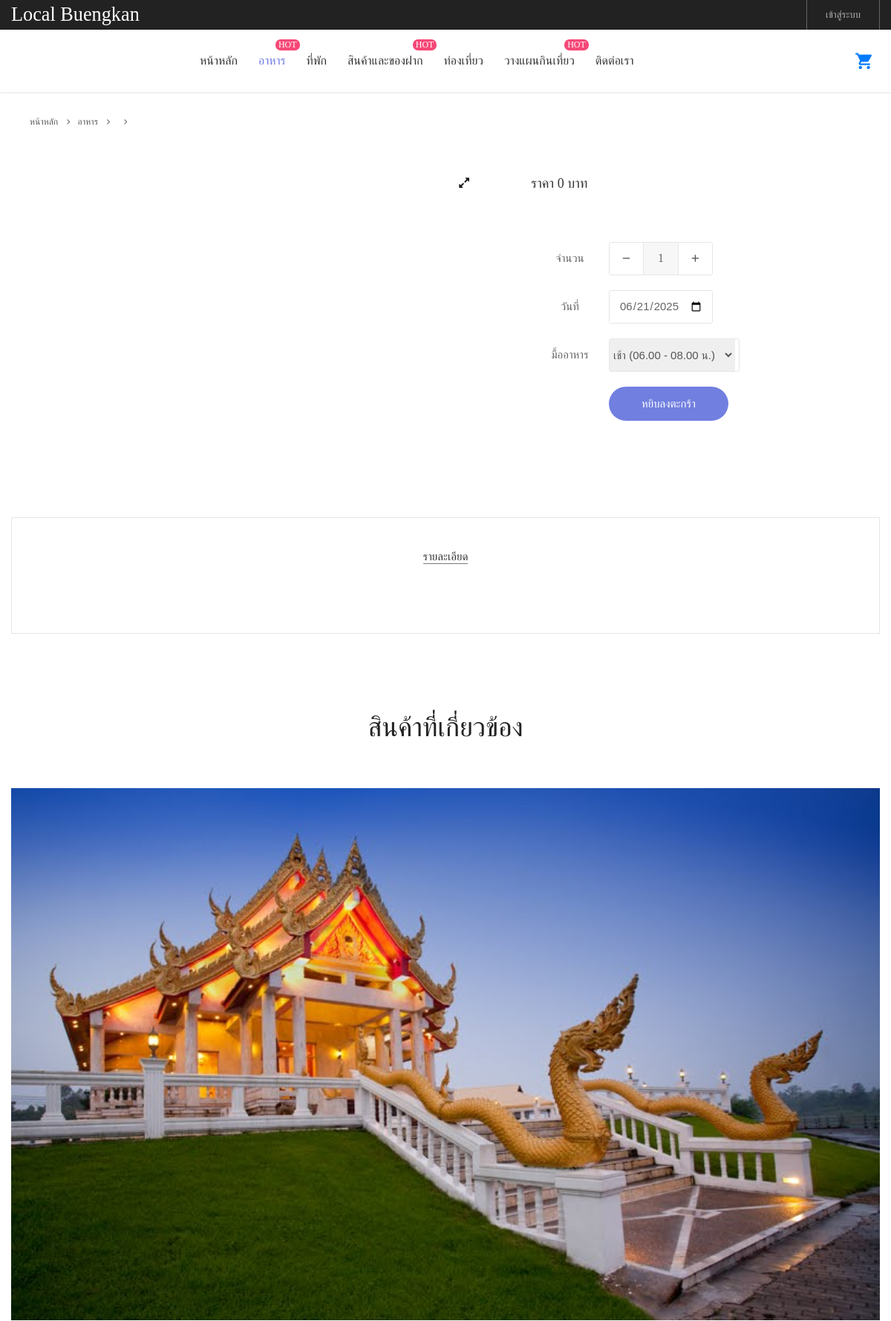
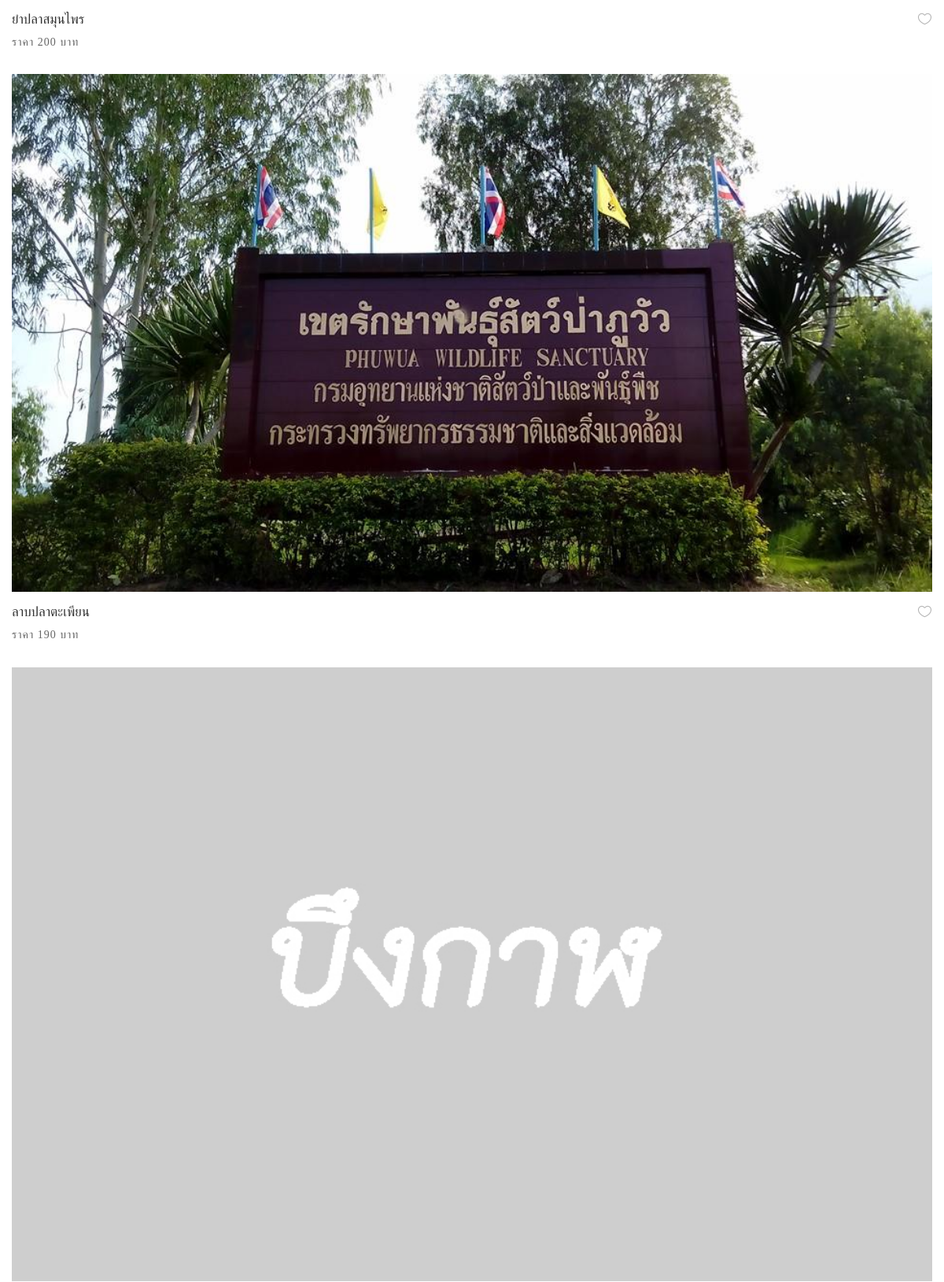
Page /food_detail.php (upper part) on the committed database (2 pictures, top to bottom).
### tables this page shows
CREATE TABLE `foods` (
  `f_id` int(7) NOT NULL,
  `f_name` varchar(200) NOT NULL,
  `f_detail` text NOT NULL,
  `f_ingredients` text NOT NULL,
  `f_price` int(7) NOT NULL,
  `f_daterecord` datetime NOT NULL,
  `f_pictures` varchar(255) NOT NULL,
  `f_calorie` int(8) NOT NULL,
  `fc_id` int(7) NOT NULL,
  `c_id` int(7) NOT NULL COMMENT 'เจ้าของอาหาร'
);

### food_detail.php (the view, shortened to what this page needs)
<?php
include_once("connectdb.php");
$fid = isset($_GET['fid']) ? (int)$_GET['fid'] : 0;
$stmt = $conn->prepare("SELECT * FROM foods AS f INNER JOIN foods_category AS fc ON f.fc_id=fc.fc_id  WHERE f.f_id = ?");
$stmt->bind_param("i", $fid);
$stmt->execute();
$result = $stmt->get_result();
$row = $result->fetch_assoc();
?>
<!DOCTYPE html>
<html lang="en">
<head>
	<link rel="stylesheet" type="text/css" href="vendor/bootstrap/css/bootstrap.min.css">
	<link rel="stylesheet" type="text/css" href="fonts/font-awesome-4.7.0/css/font-awesome.min.css">
	<link rel="stylesheet" type="text/css" href="fonts/iconic/css/material-design-iconic-font.min.css">
	<link rel="stylesheet" type="text/css" href="fonts/linearicons-v1.0.0/icon-font.min.css">
	<link rel="stylesheet" type="text/css" href="vendor/animate/animate.css">
	<link rel="stylesheet" type="text/css" href="vendor/css-hamburgers/hamburgers.min.css">
	<link rel="stylesheet" type="text/css" href="vendor/animsition/css/animsition.min.css">
	<link rel="stylesheet" type="text/css" href="vendor/select2/select2.min.css">
	<link rel="stylesheet" type="text/css" href="vendor/daterangepicker/daterangepicker.css">
	<link rel="stylesheet" type="text/css" href="vendor/slick/slick.css">
	<link rel="stylesheet" type="text/css" href="vendor/MagnificPopup/magnific-popup.css">
	<link rel="stylesheet" type="text/css" href="vendor/perfect-scrollbar/perfect-scrollbar.css">
	<link rel="stylesheet" type="text/css" href="css/util.css">
	<link rel="stylesheet" type="text/css" href="css/main.css">
</head>
<body class="animsition">
<?php include("header.php"); ?>
	<div class="container">
		<div class="bread-crumb flex-w p-l-25 p-r-15 p-t-30 p-lr-0-lg">
			<a href="index.php" class="stext-109 cl8 hov-cl1 trans-04">
				หน้าหลัก
				<i class="fa fa-angle-right m-l-9 m-r-10" aria-hidden="true"></i>
			</a>
			<a href="foods.php" class="stext-109 cl8 hov-cl1 trans-04">
				อาหาร
				<i class="fa fa-angle-right m-l-9 m-r-10" aria-hidden="true"></i>
			</a>
			<a href="#" class="stext-109 cl8 hov-cl1 trans-04">
				<i class="fa fa-angle-right m-l-9 m-r-10" aria-hidden="true"></i>
			</a>
		</div>
	</div>
	<section class="sec-product-detail bg0 p-t-40 p-b-60">
		<div class="container">
			<div class="row">
				<div class="col-md-6 col-lg-7 p-b-30">
					<div class="p-l-25 p-r-30 p-lr-0-lg">
						<div class="wrap-slick3 flex-sb flex-w">
							<div class="wrap-slick3-dots"></div>
							<div class="slick3 gallery-lb">
<?php
    $pictures = explode(";", $row['f_pictures']);
    foreach ($pictures as $picture) {
?>
								<div class="item-slick3" data-thumb="images/foods/<?=$picture;?>">
									<div class="wrap-pic-w pos-relative">
										<a class="flex-c-m size-108 how-pos1 bor0 fs-16 cl10 bg0 hov-btn3 trans-04" href="images/foods/<?=$picture;?>">
											<i class="fa fa-expand"></i>
										</a>
									</div>
								</div>
<?php }  ?>
							</div>
						</div>
					</div>
				</div>
				<div class="col-md-6 col-lg-5 p-b-30">
					<div class="p-r-50 p-t-5 p-lr-0-lg">
						<h4 class="mtext-105 cl2 js-name-detail p-b-14">
						</h4>
						<span class="mtext-106 cl2">
							ราคา <?=number_format($row['f_price'],0);?> บาท
						</span>
						<p class="stext-102 cl3 p-t-23">
						</p>
							<div class="p-t-33">
								<div class="flex-w flex-r-m p-b-0">
									<div class="size-203 flex-c-m respon6">
										จำนวน
									</div>
									<div class="size-204 respon6-next">
<div class="wrap-num-product flex-w m-r-20 m-tb-10">
											<div class="btn-num-product-down cl8 hov-btn3 trans-04 flex-c-m">
												<i class="fs-16 zmdi zmdi-minus"></i>
											</div>
											<input class="mtext-104 cl3 txt-center num-product" type="number" name="num-product" id="q_food_<?=$row['f_id'];?>" value="1" min="1" step="1">
											<div class="btn-num-product-up cl8 hov-btn3 trans-04 flex-c-m">
												<i class="fs-16 zmdi zmdi-plus"></i>
											</div>
										</div>
									</div>
								</div>
								<div class="flex-w flex-r-m p-b-0">
									<div class="size-203 flex-c-m respon6">
										วันที่
									</div>
									<div class="size-204">
<div class="wrap-num-product flex-w m-r-20 m-tb-10">
								<input class="cl3 txt-center" type="date" name="datereserve" id="d_food_<?=$row['f_id'];?>" min="<?php echo date('Y-m-d'); ?>" value="<?php echo date('Y-m-d'); ?>" required>
										</div>
									</div>
								</div>
								<div class="flex-w flex-r-m p-b-10">
									<div class="size-203 flex-c-m respon6">
										มื้ออาหาร
									</div>
									<div class="size-204">
                                        <div class="wrap-num-product flex-w m-r-20 m-tb-10" style="width: 176px;">
                                        <select id="r_food_<?=$row['f_id'];?>" style="border-color: #EFEFEF; color: #555555">
                                            <option value="Breakfast">เช้า (06.00 - 08.00 น.)</option>
                                        </select>
										</div>
									</div>
								</div>
								<div class="flex-w flex-r-m p-b-10">
									<div class="size-204 flex-w flex-m respon6-next">
										<button class="flex-c-m stext-101 cl0 size-101 bg1 bor1 hov-btn1 p-lr-15 trans-04 js-addcart-detail" onclick="addToCart(<?=$row['f_id'];?>, 'q_food_<?=$row['f_id'];?>', 'd_food_<?=$row['f_id'];?>', 'r_food_<?=$row['f_id'];?>');">
											หยิบลงตะกร้า
										</button>
									</div>
								</div>
							</div>
						<div class="flex-w flex-m p-l-100 p-t-40 respon7">
						</div>
					</div>
				</div>
			</div>
			<div class="bor10 m-t-50 p-t-43 p-b-40">
				<div class="tab01">
					<ul class="nav nav-tabs" role="tablist">
						<li class="nav-item p-b-10">
							<a class="nav-link active" data-toggle="tab" href="#description" role="tab">รายละเอียด</a>
						</li>
					</ul>
					<div class="tab-content p-t-43">
					</div>
				</div>
			</div>
		</div>
	</section>
	<section class="sec-relate-product bg0 p-t-45 p-b-105">
		<div class="container">
			<div class="p-b-45">
				<h3 class="ltext-106 cl5 txt-center">
					สินค้าที่เกี่ยวข้อง<?php  ?>
				</h3>
			</div>
			<div class="wrap-slick2">
				<div class="slick2">
<?php
$stmt2 = $conn->prepare("SELECT * FROM `foods` ORDER BY RAND() LIMIT 8;");
$stmt2->execute();
$result2 = $stmt2->get_result();
while ($row2 = $result2->fetch_assoc()) {
    $pic = explode(";",$row2['f_pictures']);
?>
					<div class="item-slick2 p-l-15 p-r-15 p-t-15 p-b-15">
						<div class="block2">
							<div class="block2-pic hov-img0">
								<img src="images/foods/<?=$pic[0];?>" alt="<?=$row2['f_name'];?>">
							</div>
							<div class="block2-txt flex-w flex-t p-t-14">
								<div class="block2-txt-child1 flex-col-l ">
									<a href="food_detail.php?fid=<?=$row2['f_id'];?>" class="stext-104 cl4 hov-cl1 trans-04 js-name-b2 p-b-6">
										<?=$row2['f_name'];?>
									</a>
									<span class="stext-105 cl3">
										ราคา <?=number_format($row2['f_price'],0);?> บาท
									</span>
								</div>
								<div class="block2-txt-child2 flex-r p-t-3">
									<a href="#" class="btn-addwish-b2 dis-block pos-relative js-addwish-b2">
										<img class="icon-heart1 dis-block trans-04" src="images/icons/icon-heart-01.png" alt="ICON">
									</a>
								</div>
							</div>
						</div>
					</div>
<?php } ?>
				</div>
			</div>
		</div>
	</section>
</body>
</html>

### css/main.css (style rules this page uses)
.container { max-width: 1380px; }
@media (max-width: 1600px) { .container { max-width: 1200px; } }
.wrap-slick2 { position: relative; margin-right: -15px; margin-left: -15px; }
.wrap-slick3 { position: relative; }
.wrap-slick3-dots { width: 11.111111%; }
.slick3 { width: 83.333333%; }
.tab01 .nav-tabs { display: -webkit-box; display: -webkit-flex; display: -moz-box; display: -ms-flexbox; display: flex; flex-wrap: wrap; justify-content: center; align-items: center; border: none; }
.tab01 .nav-tabs .nav-item { margin: 0px 15px; }
.tab01 .nav-link { font-family: Poppins-Regular; font-size: 15px; color: #888; line-height: 1.2; padding: 0; border-radius: 0px; border: none; border-bottom: 1px solid transparent; -webkit-transition: all 0.4s; -o-transition: all 0.4s; -moz-transition: all 0.4s; transition: all 0.4s; }
.tab01 .nav-link.active { color: #333; border-color: #797979; }
.wrap-num-product { width: 140px; height: 45px; border: 1px solid #e6e6e6; border-radius: 3px; overflow: hidden; }
.btn-num-product-up, .btn-num-product-down { width: 45px; height: 100%; cursor: pointer; }
.num-product { width: calc(100% - 90px); height: 100%; border-left: 1px solid #e6e6e6; border-right: 1px solid #e6e6e6; background-color: #f7f7f7; }
input.num-product { -moz-appearance: textfield; appearance: none; -webkit-appearance: none; }
.block2-pic { position: relative; }
.block2-txt-child1 { width: calc(100% - 30px); }
.block2-txt-child2 { width: 30px; }
.cl0 { color: #fff; }
.cl2 { color: #333; }
.cl3 { color: #666; }
.cl4 { color: #333; }
.cl5 { color: #222; }
.cl8 { color: #555; }
.cl10 { color: #1d1d1d; }
.stext-101 { font-family: Poppins-Medium; font-size: 15px; line-height: 1.466667; text-transform: uppercase; }
.stext-102 { font-family: Poppins-Regular; font-size: 14px; line-height: 1.7; }
.stext-104 { font-family: Poppins-Regular; font-size: 17px; line-height: 1.466667; }
.stext-105 { font-family: Poppins-Regular; font-size: 14px; line-height: 1.466667; letter-spacing: 1px; }
.stext-109 { font-family: Poppins-Regular; font-size: 12px; line-height: 1.833333; }
.mtext-104 { font-family: Poppins-Medium; font-size: 16px; line-height: 1.6; }
.mtext-105 { font-family: Poppins-Regular; font-size: 24px; line-height: 1.5; }
.mtext-106 { font-family: Poppins-SemiBold; font-size: 18px; line-height: 1.388888; }
.ltext-106 { font-family: Poppins-Bold; font-size: 36px; line-height: 1.2; }
.size-101 { min-width: 161px; height: 46px; }
.size-108 { width: 40px; height: 40px; }
.size-203 { width: 105px; }
.size-204 { width: calc(100% - 105px); }
.bg0 { background-color: #fff; }
.bg1 { background-color: #717fe0; }
.bor0 { border-radius: 50%; }
.bor1 { border-radius: 23px; }
.bor10 { border: 1px solid #e6e6e6; }
.how-pos1 { position: absolute; top: 10px; right: 10px; }
.hov-img0 { display: block; overflow: hidden; }
.hov-img0 img { width: 100%; -webkit-transition: transform 0.9s ease; -o-transition: transform 0.9s ease; -moz-transition: transform 0.9s ease; transition: transform 0.9s ease; }

### rows in the picture
foods: shows a picture, f_name "ยำปลาสมุนไพร", f_price "200"
foods: shows a picture, f_name "ลาบปลาตะเพียน", f_price "190"
foods: shows a picture

### other values in the picture
$row['f_price'] "0"
